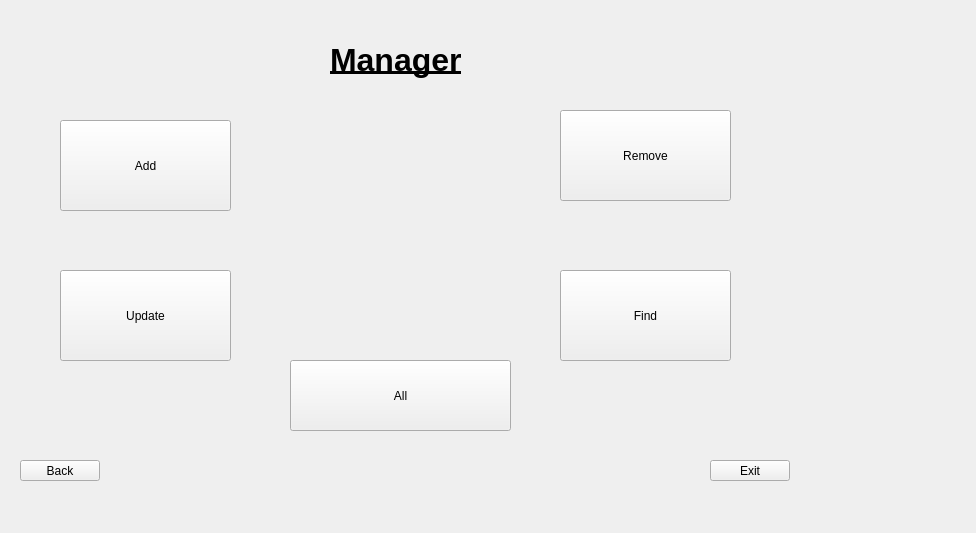
<?xml version="1.0" encoding="UTF-8"?>
<ui version="4.0">
 <class>manager_format</class>
 <widget class="QWidget" name="manager_format">
  <property name="enabled">
   <bool>true</bool>
  </property>
  <property name="geometry">
   <rect>
    <x>0</x>
    <y>0</y>
    <width>976</width>
    <height>533</height>
   </rect>
  </property>
  <property name="windowTitle">
   <string>Form</string>
  </property>
  <widget class="QPushButton" name="button_add">
   <property name="geometry">
    <rect>
     <x>60</x>
     <y>120</y>
     <width>171</width>
     <height>91</height>
    </rect>
   </property>
   <property name="text">
    <string>Add</string>
   </property>
  </widget>
  <widget class="QPushButton" name="button_remove">
   <property name="geometry">
    <rect>
     <x>560</x>
     <y>110</y>
     <width>171</width>
     <height>91</height>
    </rect>
   </property>
   <property name="text">
    <string>Remove</string>
   </property>
  </widget>
  <widget class="QPushButton" name="button_update">
   <property name="geometry">
    <rect>
     <x>60</x>
     <y>270</y>
     <width>171</width>
     <height>91</height>
    </rect>
   </property>
   <property name="text">
    <string>Update</string>
   </property>
  </widget>
  <widget class="QPushButton" name="button_find">
   <property name="geometry">
    <rect>
     <x>560</x>
     <y>270</y>
     <width>171</width>
     <height>91</height>
    </rect>
   </property>
   <property name="text">
    <string>Find</string>
   </property>
  </widget>
  <widget class="QPushButton" name="button_exit">
   <property name="geometry">
    <rect>
     <x>710</x>
     <y>460</y>
     <width>80</width>
     <height>21</height>
    </rect>
   </property>
   <property name="text">
    <string>Exit</string>
   </property>
  </widget>
  <widget class="QPushButton" name="button_back">
   <property name="geometry">
    <rect>
     <x>20</x>
     <y>460</y>
     <width>80</width>
     <height>21</height>
    </rect>
   </property>
   <property name="text">
    <string>Back</string>
   </property>
  </widget>
  <widget class="QPushButton" name="button_all">
   <property name="geometry">
    <rect>
     <x>290</x>
     <y>360</y>
     <width>221</width>
     <height>71</height>
    </rect>
   </property>
   <property name="text">
    <string>All</string>
   </property>
  </widget>
  <widget class="QLabel" name="label_manager">
   <property name="geometry">
    <rect>
     <x>330</x>
     <y>40</y>
     <width>161</width>
     <height>41</height>
    </rect>
   </property>
   <property name="text">
    <string>&lt;html&gt;&lt;head/&gt;&lt;body&gt;&lt;p&gt;&lt;span style=&quot; font-size:24pt; font-weight:600; text-decoration: underline;&quot;&gt;Manager&lt;/span&gt;&lt;/p&gt;&lt;/body&gt;&lt;/html&gt;</string>
   </property>
  </widget>
 </widget>
 <resources/>
 <connections/>
</ui>
